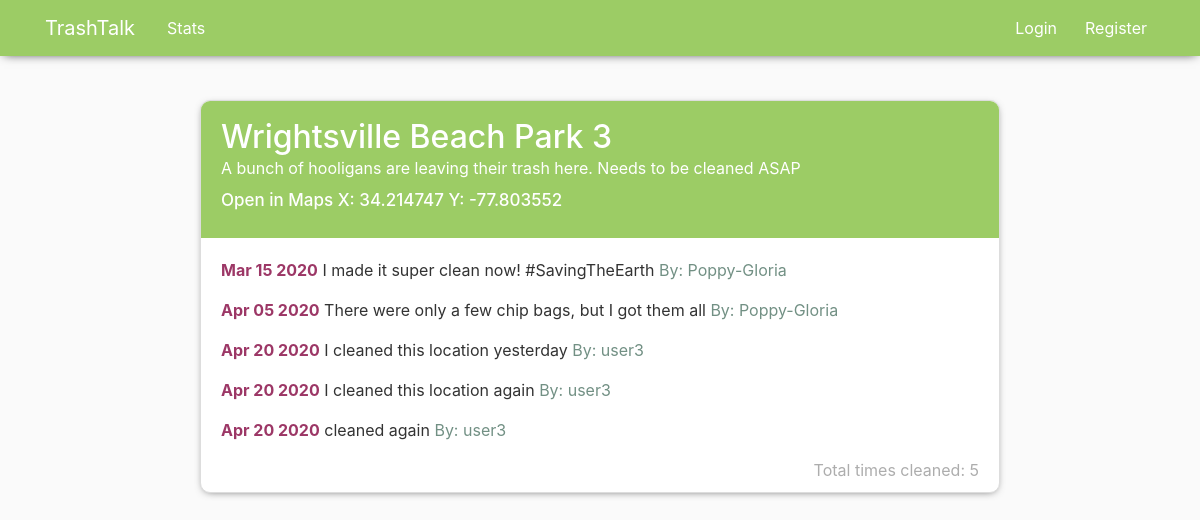
The app's page /post/eb20c434-d453-47c7-9864-28c2099e2538/, older data.
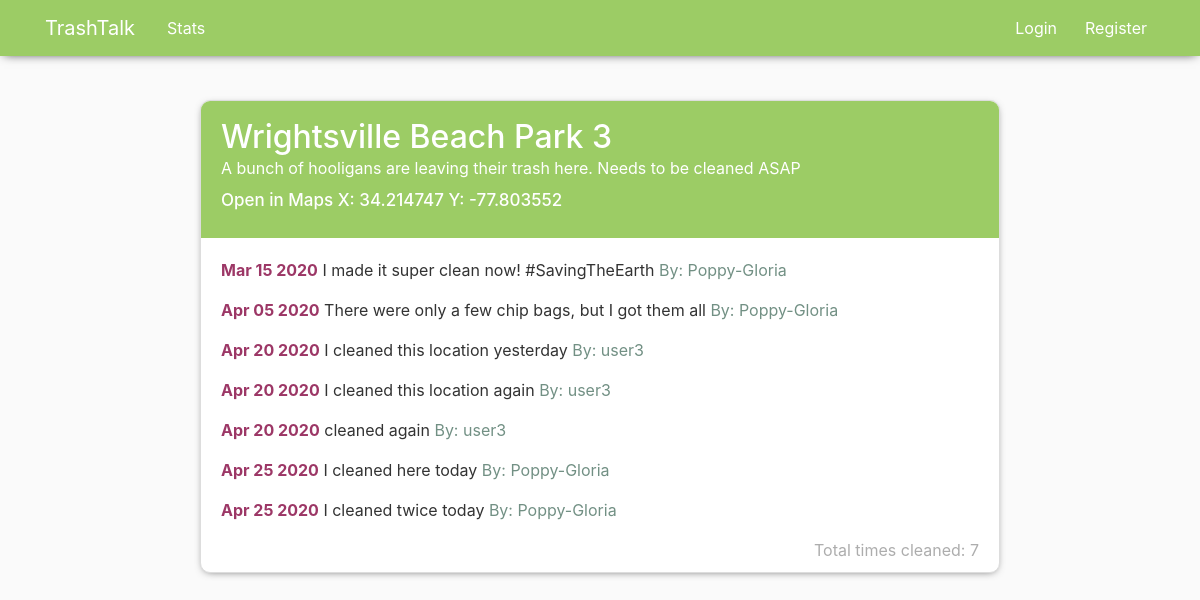
The same page, newer data.
### blog/models.py (models this page shows, shortened)
class Cleaned(models.Model):
    l_id = models.ForeignKey(Location, on_delete = models.CASCADE)
    u_id = models.ForeignKey(User, on_delete = models.CASCADE)
    date_cleaned = models.DateTimeField(default = timezone.now)
    description = models.TextField()

class Location(models.Model):
    l_id = models.UUIDField(primary_key=True, default=uuid.uuid4, editable=False)
    l_name = models.CharField(max_length = 100)
    x_cord = models.FloatField()
    y_cord = models.FloatField()
    description = models.TextField()
    times_cleaned = models.IntegerField()

### blog/views.py (the view)
# urls.py: path('post/<pk>/', PostDetailView.as_view(), name='post-detail'),
class PostDetailView(DetailView):
    model = Location
    def get_context_data(self, **kwargs):
        context = super(PostDetailView, self).get_context_data(**kwargs)
        context['cleans'] = Cleaned.objects.all()
        return context

### blog/templates/blog/location_detail.html (shortened to what this page needs)
{% extends "blog/base.html" %}
{% block content %}
        <article class="media content-section">
          <div class="media-body">
            <div class="title-blue">
            <h2>{{ object.l_name }}</h2>
            <p class="article-content less-padding">{{object.description}}</p>
            <a class="mr-2 clr" target="_blank" href="https://www.google.com/maps/place/{{object.x_cord}},{{object.y_cord}}">Open in Maps X: {{object.x_cord}} Y: {{object.y_cord}}</a>
            </div>
            {% for clean in cleans %}
            {% ifequal clean.l_id.l_id object.l_id %}
            <p><span class = "cdate">{{clean.date_cleaned|date:"M d Y"}}</span> {{clean.description}} <span class="fadegreen">By: {{clean.u_id.username}}</span></p>
            {% endifequal %}
            {% endfor %}
            <p class = "lowercount">Total times cleaned: {{object.times_cleaned}}</p>
          </div>
        </article>
{% endblock content %}

Row changes from the older to the newer data that the page shows:
changed Location "Wrightsville Beach Park 3": times_cleaned "5" → "7"
added Cleaned: date_cleaned "Apr 25 2020", description "I cleaned here today", u_id.username "Poppy-Gloria"
added Cleaned: date_cleaned "Apr 25 2020", description "I cleaned twice today", u_id.username "Poppy-Gloria"
